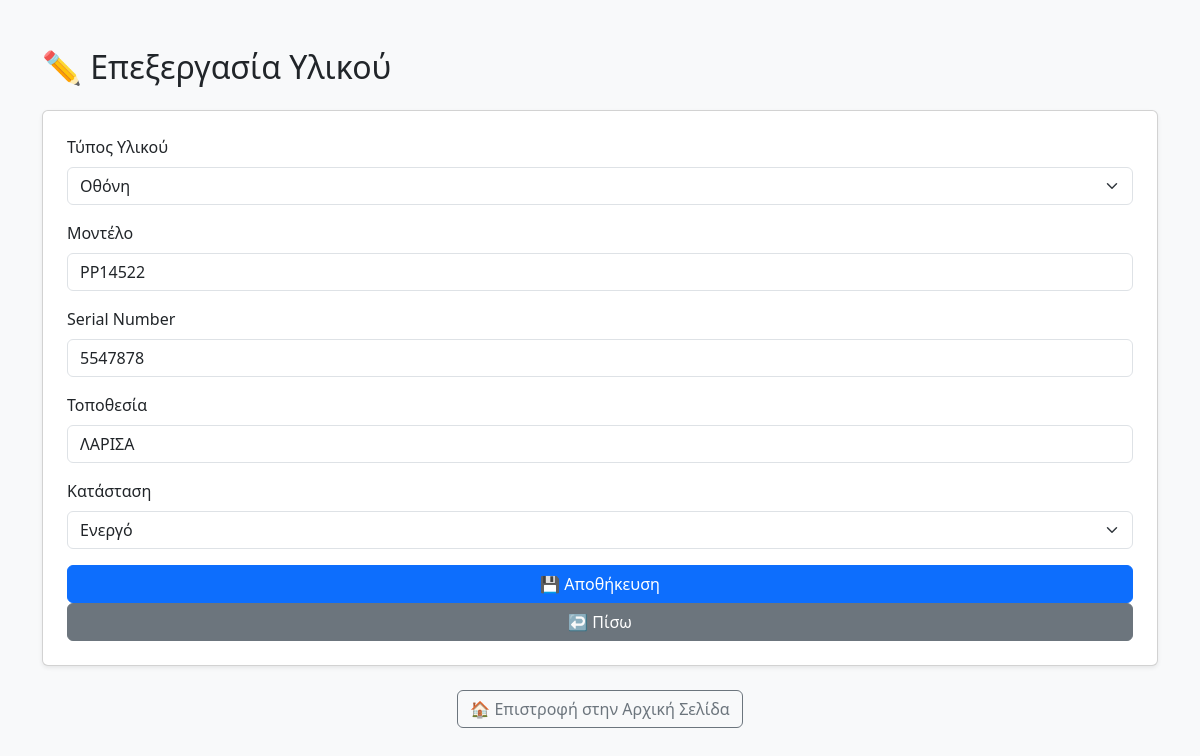
Page /edit/1 (signed in) on the committed database.
### models.py (models this page shows)
class HardwareItem(db.Model):
    id = db.Column(db.Integer, primary_key=True)
    type = db.Column(db.String(50), nullable=False)
    model = db.Column(db.String(100))
    serial = db.Column(db.String(100))
    location = db.Column(db.String(100))
    status = db.Column(db.String(50))
    custom_type_detail = db.Column(db.String(100))

### app.py (the view, shortened to what this page needs)
@app.route('/edit/<int:item_id>', methods=['GET', 'POST'])
@login_required
def edit_item(item_id):
    if current_user.role != 'admin':
        return redirect(url_for('index'))
    item = HardwareItem.query.get(item_id)
    return render_template('edit_item.html', item=item)

### auth.py (called while the page is built)
@login_manager.user_loader
def load_user(user_id):
    return User.query.get(int(user_id))

### templates/edit_item.html (shortened to what this page needs)
<!doctype html>
<html lang="el">
<head>
  <link href="https://cdn.jsdelivr.net/npm/bootstrap@5.3.0/dist/css/bootstrap.min.css" rel="stylesheet">
</head>
<body class="bg-light">
  <div class="container mt-5">
    <h2 class="mb-4">✏️ Επεξεργασία Υλικού</h2>
    <form method="post" class="card p-4 shadow-sm bg-white">
      <div class="mb-3">
        <label class="form-label">Τύπος Υλικού</label>
        <select class="form-select" name="type" required onchange="toggleCustomDescription(this)">
          <option value="monitor" {{ 'selected' if item.type == 'monitor' }}>Οθόνη</option>
        </select>
      </div>
      <div class="mb-3">
        <label class="form-label">Μοντέλο</label>
        <input type="text" class="form-control" name="model" value="{{ item.model }}">
      </div>
      <div class="mb-3">
        <label class="form-label">Serial Number</label>
        <input type="text" class="form-control" name="serial" value="{{ item.serial }}">
      </div>
      <div class="mb-3">
        <label class="form-label">Τοποθεσία</label>
        <input type="text" class="form-control" name="location" value="{{ item.location }}">
      </div>
      <div class="mb-3">
        <label class="form-label">Κατάσταση</label>
        <select class="form-select" name="status">
          <option value="Ενεργό" {{ 'selected' if item.status == 'Ενεργό' }}>Ενεργό</option>
        </select>
      </div>
      <button type="submit" class="btn btn-primary">💾 Αποθήκευση</button>
      <a href="{{ url_for('index') }}" class="btn btn-secondary">↩️ Πίσω</a>
    </form>
  </div>
  <div class="text-center mt-4">
    <a href="{{ url_for('home') }}" class="btn btn-outline-secondary">🏠 Επιστροφή στην Αρχική Σελίδα</a>
  </div>
</body>
</html>

### rows in the picture
HardwareItem: model "ΡΡ14522", serial "5547878", location "ΛΑΡΙΣΑ"
